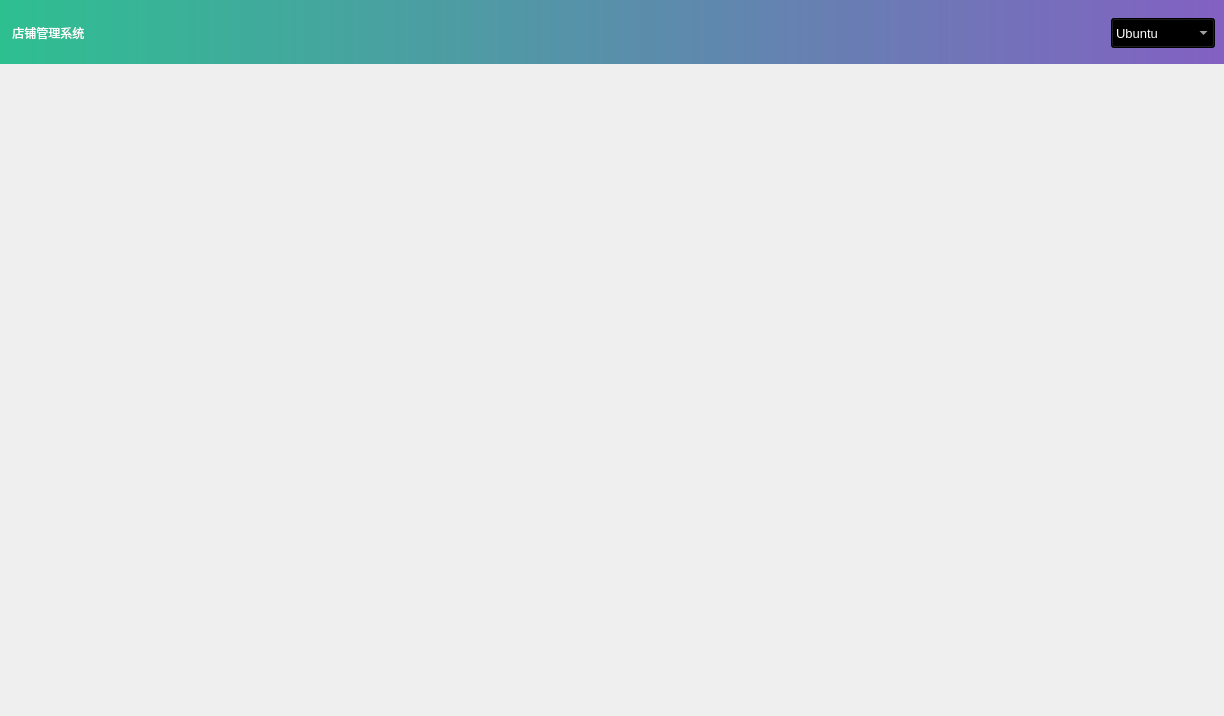
<?xml version="1.0" encoding="UTF-8"?>
<ui version="4.0">
 <class>ShoppingManager</class>
 <widget class="QWidget" name="ShoppingManager">
  <property name="geometry">
   <rect>
    <x>0</x>
    <y>0</y>
    <width>1224</width>
    <height>716</height>
   </rect>
  </property>
  <property name="windowTitle">
   <string>潮海波の店铺管理</string>
  </property>
  <layout class="QGridLayout" name="gridLayout">
   <property name="leftMargin">
    <number>0</number>
   </property>
   <property name="topMargin">
    <number>0</number>
   </property>
   <property name="rightMargin">
    <number>0</number>
   </property>
   <item row="0" column="0" colspan="2">
    <widget class="QWidget" name="widget" native="true">
     <property name="styleSheet">
      <string notr="true">background: #8360c3;  /* fallback for old browsers */
background:qlineargradient(spread:pad,x1:1,y1:0,x2:0,y2:0,stop:0 #8360c3,stop:1 #2ebf91);
color:rgb(255, 255, 255);
</string>
     </property>
     <layout class="QHBoxLayout" name="horizontalLayout">
      <property name="topMargin">
       <number>18</number>
      </property>
      <property name="bottomMargin">
       <number>16</number>
      </property>
      <item>
       <widget class="QLabel" name="label">
        <property name="styleSheet">
         <string notr="true">background:transparent;
font: 20pt &quot;黑体&quot;;</string>
        </property>
        <property name="text">
         <string> 店铺管理系统</string>
        </property>
       </widget>
      </item>
      <item>
       <spacer name="horizontalSpacer">
        <property name="orientation">
         <enum>Qt::Horizontal</enum>
        </property>
        <property name="sizeHint" stdset="0">
         <size>
          <width>40</width>
          <height>20</height>
         </size>
        </property>
       </spacer>
      </item>
      <item>
       <widget class="QComboBox" name="comboBox">
        <property name="minimumSize">
         <size>
          <width>0</width>
          <height>30</height>
         </size>
        </property>
        <property name="font">
         <font>
          <pointsize>10</pointsize>
         </font>
        </property>
        <item>
         <property name="text">
          <string>Ubuntu</string>
         </property>
        </item>
        <item>
         <property name="text">
          <string>AMOLED</string>
         </property>
        </item>
        <item>
         <property name="text">
          <string>Aqua</string>
         </property>
        </item>
        <item>
         <property name="text">
          <string>ElegantDark</string>
         </property>
        </item>
        <item>
         <property name="text">
          <string>MacOS</string>
         </property>
        </item>
        <item>
         <property name="text">
          <string>ManjaroMix</string>
         </property>
        </item>
        <item>
         <property name="text">
          <string>MaterialDark</string>
         </property>
        </item>
        <item>
         <property name="text">
          <string>NeonButtons</string>
         </property>
        </item>
       </widget>
      </item>
     </layout>
    </widget>
   </item>
   <item row="1" column="0">
    <widget class="SlideNavigation" name="SideNav" native="true">
     <property name="sizePolicy">
      <sizepolicy hsizetype="Preferred" vsizetype="Preferred">
       <horstretch>0</horstretch>
       <verstretch>0</verstretch>
      </sizepolicy>
     </property>
     <property name="minimumSize">
      <size>
       <width>0</width>
       <height>0</height>
      </size>
     </property>
     <property name="maximumSize">
      <size>
       <width>80</width>
       <height>16777215</height>
      </size>
     </property>
    </widget>
   </item>
   <item row="1" column="1">
    <widget class="QStackedWidget" name="PageStack">
     <property name="sizePolicy">
      <sizepolicy hsizetype="Expanding" vsizetype="Preferred">
       <horstretch>0</horstretch>
       <verstretch>0</verstretch>
      </sizepolicy>
     </property>
     <widget class="ProductPage" name="ProductP"/>
     <widget class="OrderPage" name="OrderP"/>
     <widget class="ContactPage" name="ContactP"/>
     <widget class="ProsessPage" name="ProsessP"/>
    </widget>
   </item>
  </layout>
 </widget>
 <customwidgets>
  <customwidget>
   <class>SlideNavigation</class>
   <extends>QWidget</extends>
   <header>slidenavigation.h</header>
   <container>1</container>
  </customwidget>
  <customwidget>
   <class>ContactPage</class>
   <extends>QWidget</extends>
   <header>contactpage.h</header>
   <container>1</container>
  </customwidget>
  <customwidget>
   <class>ProductPage</class>
   <extends>QWidget</extends>
   <header>productpage.h</header>
   <container>1</container>
  </customwidget>
  <customwidget>
   <class>OrderPage</class>
   <extends>QWidget</extends>
   <header>orderpage.h</header>
   <container>1</container>
  </customwidget>
  <customwidget>
   <class>ProsessPage</class>
   <extends>QWidget</extends>
   <header>prosesspage.h</header>
   <container>1</container>
  </customwidget>
 </customwidgets>
 <resources/>
 <connections/>
</ui>
